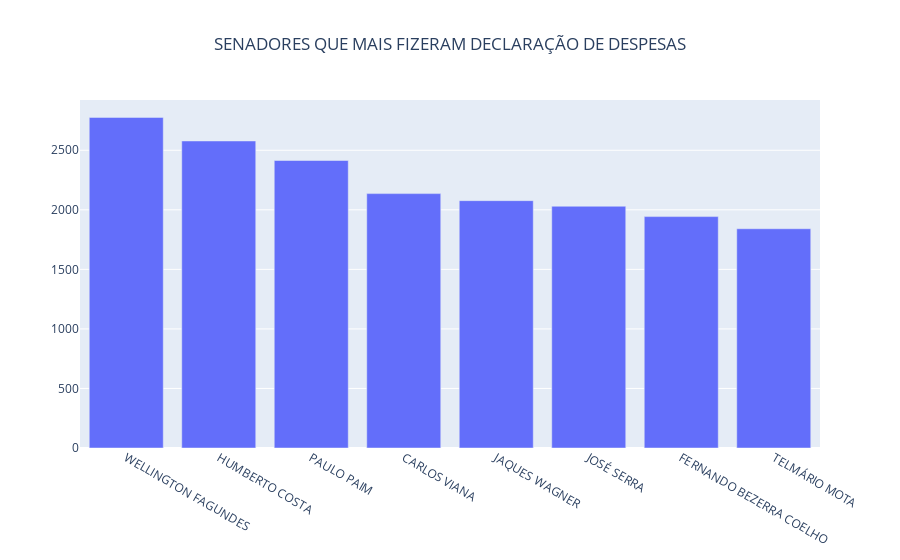
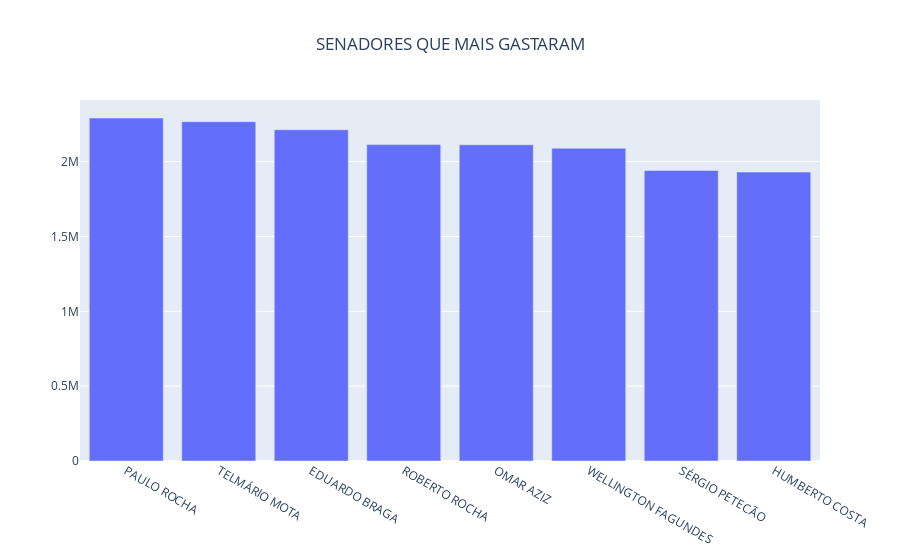

These figures' notebook cell, in order:
### Code cell
# Eixos Gráfico

x = senadores_contagem['index']
y = senadores_contagem['SENADOR']

x_2 = senadores['SENADOR']
y_2 = senadores['VALOR_REEMBOLSADO']

# Criar a figura
fig = go.Figure(data=[go.Bar(x=x, y=y)])
fig_2 = go.Figure(data=[go.Bar(x=x_2, y=y_2)])

# Configurações
fig.update_layout(title='SENADORES QUE MAIS FIZERAM DECLARAÇÃO DE DESPESAS', title_x = 0.5)
fig_2.update_layout(title='SENADORES QUE MAIS GASTARAM', title_x = 0.5)

# Exibir o gráfico
fig.show()
fig_2.show()

### Figure 1 — Plotly figure (JSON) as saved in the notebook; plotly's stock layout.template omitted (floating-point values rounded to 4 significant figures)
{"data": [{"type": "bar", "x": ["WELLINGTON FAGUNDES", "HUMBERTO COSTA", "PAULO PAIM", "CARLOS VIANA", "JAQUES WAGNER", "JOSÉ SERRA", "FERNANDO BEZERRA COELHO", "TELMÁRIO MOTA"], "y": [2776, 2578, 2414, 2136, 2077, 2030, 1943, 1841]}], "layout": {"title": {"text": "SENADORES QUE MAIS FIZERAM DECLARAÇÃO DE DESPESAS", "x": 0.5}}}

### Figure 2 — Plotly figure (JSON) as saved in the notebook; plotly's stock layout.template omitted (floating-point values rounded to 4 significant figures)
{"data": [{"type": "bar", "x": ["PAULO ROCHA", "TELMÁRIO MOTA", "EDUARDO BRAGA", "ROBERTO ROCHA", "OMAR AZIZ", "WELLINGTON FAGUNDES", "SÉRGIO PETECÃO", "HUMBERTO COSTA"], "y": [2291289, 2267261, 2213125, 2113934, 2112470, 2089713, 1940942, 1930217]}], "layout": {"title": {"text": "SENADORES QUE MAIS GASTARAM", "x": 0.5}}}
